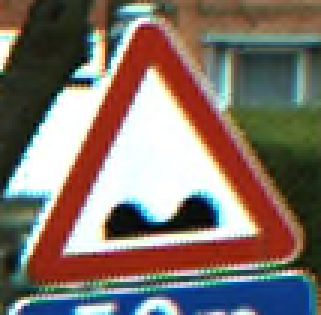
#> input picture ML-Project/Classification/BelgiumTSC_Training/Training/00000/01153_00002.ppm, 107 x 105 px (shown 3 times larger); its folder holds 3 pictures in this run
$ jupyter execute --allow-errors 'logistic regression.ipynb'
#> lines starting #> are read from the running program, lines starting #| are printed output that depends on the picture; pictures that were not available may be replaced by others from this repository, and a replacement may not be noted
[cell 1]
import pandas as pd
import numpy as np
from sklearn.linear_model import LogisticRegression
from sklearn.metrics import classification_report,accuracy_score
from PIL import Image
import os

[cell 2]
base_path = os.getcwd()

training_dataset_path = os.path.join(base_path, 'BelgiumTSC_Training/Training')
testing_dataset_path = os.path.join(base_path, 'BelgiumTSC_Testing/Testing')

class_folders_train = [f.path for f in os.scandir(training_dataset_path) if f.is_dir()]
selected_classes_train = class_folders_train[:5]

class_folders_test = [f.path for f in os.scandir(testing_dataset_path) if f.is_dir()]
selected_classes_test = class_folders_test[:5]

features_list_train = []
labels_list_train = []

trcounter=0
tscounter=0

for class_folder in selected_classes_train:
    class_label = int(os.path.basename(class_folder))
    image_paths = [f.path for f in os.scandir(class_folder) if f.is_file() and f.name.endswith('.ppm')]
    for image_path in image_paths:
        image = Image.open(image_path).convert('RGB')
#> image is the input picture: PIL image 107x105 RGB; mean R, G, B 128.8, 115.8, 107.2
        image = image.resize((40, 40))
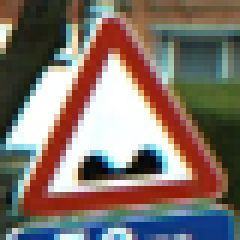
#> image: PIL image 40x40 RGB (shown 6 times larger); mean R, G, B 128.8, 115.6, 107.1
        image = np.array(image).flatten() / 255.0
#> image = 4800 values, max 1 at index 601, min 0 at index 3318, mean 0.459
        features_list_train.append(image)
        labels_list_train.append(class_label)
#> pass 2 of the loop `for class_folder in selected_classes_train:`:
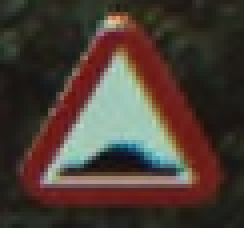
#> input picture ML-Project/Classification/BelgiumTSC_Training/Training/00001/00025_00000.ppm, 61 x 57 px (shown 4 times larger)
#> image is the input picture: PIL image 61x57 RGB; mean R, G, B 74.4, 60.6, 52.5
#> `image = image.resize((40, 40))`:
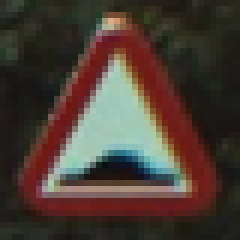
#> image: PIL image 40x40 RGB (shown 6 times larger); mean R, G, B 74.5, 60.6, 52.5
#> `image = np.array(image).flatten() / 255.0`: image = 4800 values, max 0.855 at index 414, min 0.0314 at index 3291, mean 0.245

features_list_test = []
labels_list_test = []

for class_folder in selected_classes_test:
    class_label = int(os.path.basename(class_folder))
    image_paths = [f.path for f in os.scandir(class_folder) if f.is_file() and f.name.endswith('.ppm')]
    for image_path in image_paths:
        image = Image.open(image_path).convert('RGB')
        image = image.resize((40, 40))
        image = np.array(image).flatten() / 255.0
        features_list_test.append(image)
        labels_list_test.append(class_label)


X_train = np.array(features_list_train)
y_train = np.array(labels_list_train)
X_test = np.array(features_list_test)
y_test = np.array(labels_list_test)

model = LogisticRegression(multi_class='auto',max_iter=1000,C=0.01)
model.fit(X_train, y_train)

#> (the rest of this cell did not finish here and is left out)
